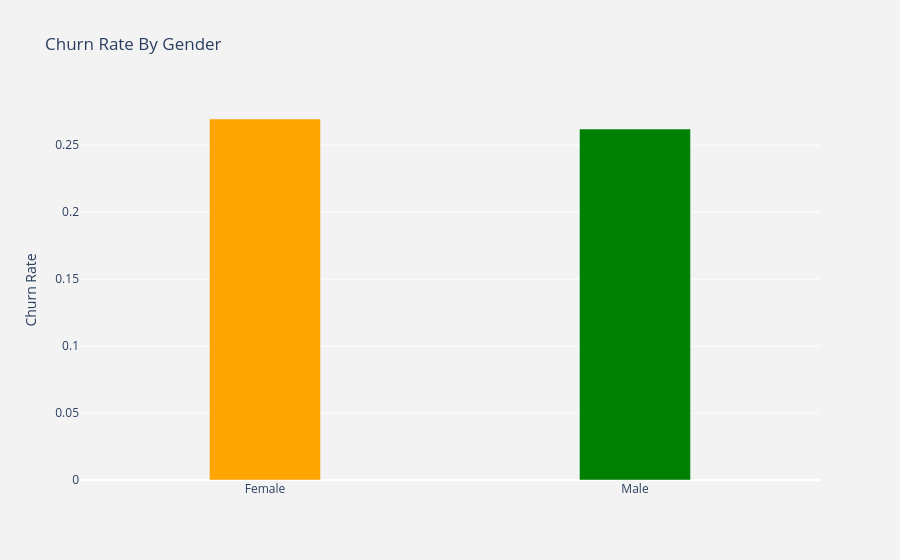

Notebook code cell kept with this figure:
### Markdown cell above
**~26.6% of customers in this dataset have churned (1,869 of 7,032)** — a meaningful minority, but imbalanced enough that plain accuracy will be a misleading scoring metric later on.

### Code cell
# Churn rate by gender
plot_by_gender = df.groupby('gender').Churn.mean().reset_index()
plot_data = [go.Bar(x=plot_by_gender['gender'], y=plot_by_gender['Churn'], width=[0.3, 0.3], marker=dict(color=['orange', 'green']))]
plot_layout = go.Layout(xaxis={'type': 'category'}, yaxis={'title': 'Churn Rate'}, title='Churn Rate By Gender',
                         plot_bgcolor='rgb(243,243,243)', paper_bgcolor='rgb(243,243,243)')
fig = go.Figure(data=plot_data, layout=plot_layout)
po.iplot(fig)

### Figure 1 — Plotly figure (JSON) as saved in the notebook; plotly's stock layout.template omitted (floating-point values rounded to 4 significant figures)
{"data": [{"marker": {"color": ["orange", "green"]}, "type": "bar", "width": [0.3, 0.3], "x": ["Female", "Male"], "y": [0.2696, 0.262]}], "layout": {"paper_bgcolor": "rgb(243,243,243)", "plot_bgcolor": "rgb(243,243,243)", "title": {"text": "Churn Rate By Gender"}, "xaxis": {"type": "category"}, "yaxis": {"title": {"text": "Churn Rate"}}}}
